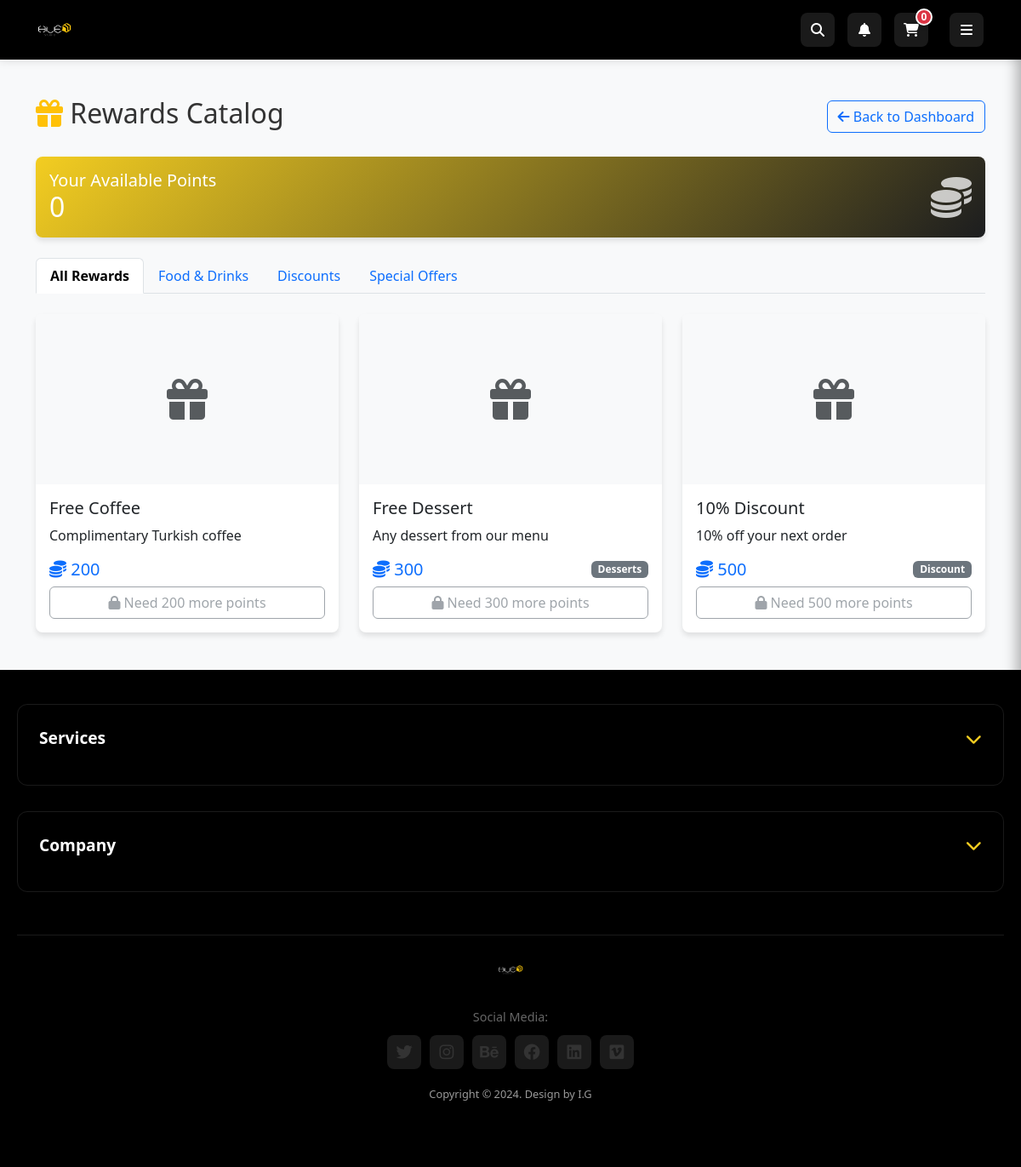
Before: /loyalty/rewards (signed in) with the older database file.
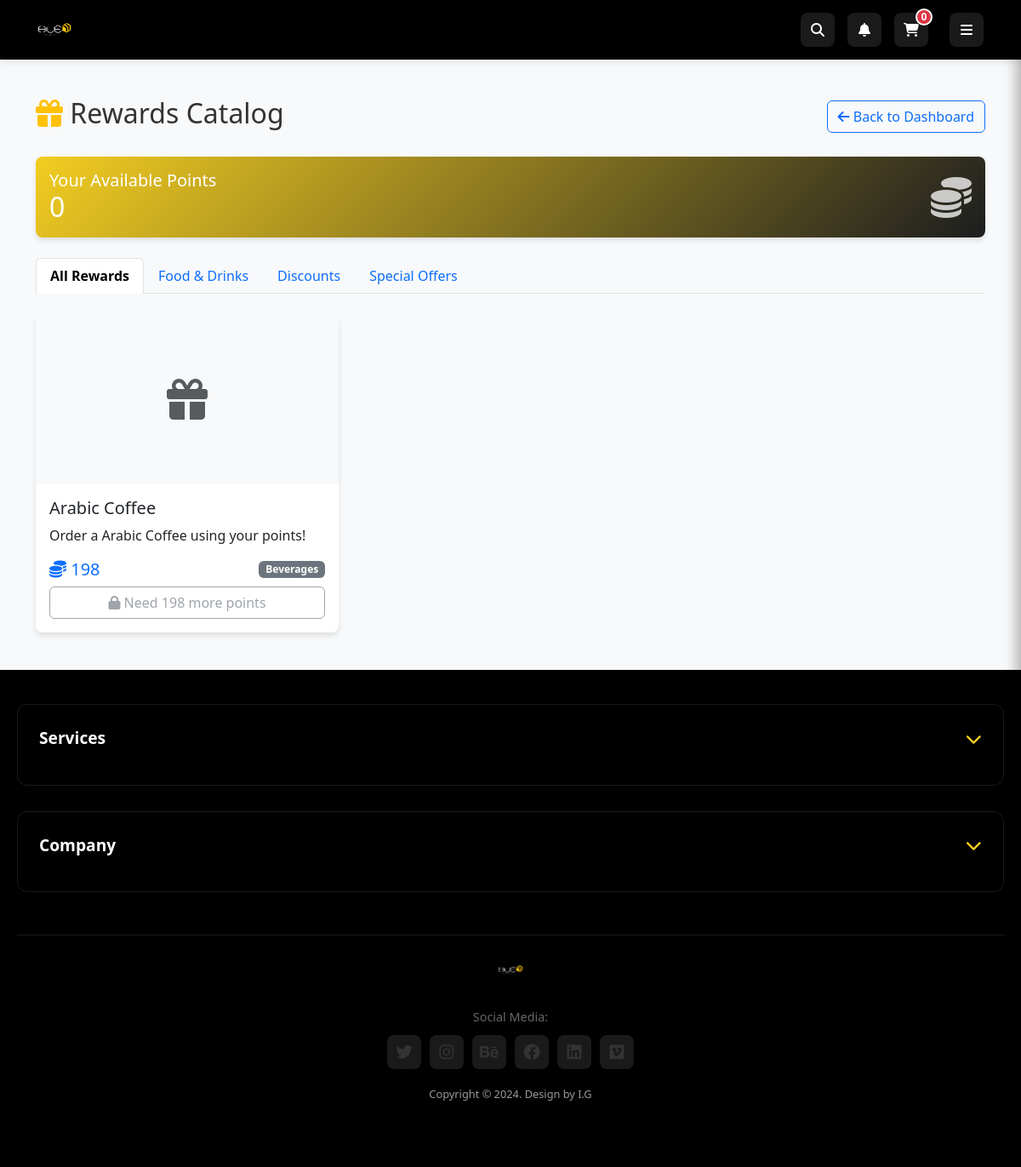
After: the same page with the newer database file.
### app/models.py (models this page shows, shortened)
class RewardItem(db.Model):
    __tablename__ = 'reward_items'
    reward_id = db.Column(db.Integer, primary_key=True)
    name = db.Column(db.String(100), nullable=False)
    description = db.Column(db.Text, nullable=True)
    points_required = db.Column(db.Integer, nullable=False)
    item_id = db.Column(db.Integer, db.ForeignKey('menu_items.item_id'), nullable=True)
    category = db.Column(db.String(50), nullable=True)
    status = db.Column(db.Enum('active', 'inactive', 'expired', name='reward_status'),
                      nullable=False, default='active')
    expiry_date = db.Column(db.DateTime, nullable=True)
    created_at = db.Column(db.DateTime, default=datetime.utcnow)
    redemptions = db.relationship('RewardRedemption', backref='reward', lazy='dynamic')

### app/modules/loyalty/routes.py (the view)
@bp.route('/rewards')
@login_required
def rewards_catalog():
    loyalty = CustomerLoyalty.query.filter_by(user_id=current_user.user_id).first()
    user_points = loyalty.total_points if loyalty else 0
    category = request.args.get('category', '')
    query = RewardItem.query.filter_by(status='active').filter(
        db.or_(
            RewardItem.expiry_date.is_(None),
            RewardItem.expiry_date > datetime.utcnow()
        )
    )
    if category:
        query = query.filter_by(category=category)
    rewards = query.order_by(RewardItem.points_required.asc()).all()
    categories = db.session.query(RewardItem.category).filter_by(
        status='active'
    ).distinct().all()
    categories = [cat[0] for cat in categories if cat[0]]
    return render_template('loyalty_rewards.html',
                         rewards=rewards,
                         categories=categories,
                         selected_category=category,
                         user_points=user_points)

### app/extensions.py (called while the page is built)
def init_extensions(app):
    db.init_app(app)
    login_manager.init_app(app)
    migrate.init_app(app, db)
    socketio.init_app(app, cors_allowed_origins="*")
    csrf.init_app(app)
    login_manager.login_view = 'auth.login'
    login_manager.login_message = 'Please log in to access this page.'
    login_manager.login_message_category = 'info'
    @login_manager.user_loader
    def load_user(user_id):
        from app.models import User
        return User.query.get(int(user_id))

### app/models.py (called while the page is built)
    def is_admin(self):
        return self.role == 'admin'

### app/modules/loyalty/templates/loyalty_rewards.html (shortened to what the changed rows need)
{% extends "shared/base.html" %}
{% block content %}
<div class="container mt-4">
    <div class="row">
        <div class="col-md-12">
            <div class="d-flex justify-content-between align-items-center mb-4">
                <h2><i class="fas fa-gift text-warning"></i> Rewards Catalog</h2>
            </div>
            <div class="card mb-4 bg-gradient-primary text-white">
                <div class="card-body">
                    <div class="row align-items-center">
                        <div class="col">
                            <h2 class="mb-0" id="current-points">{{ current_user.loyalty_account.points if current_user.loyalty_account else 0 }}</h2>
                        </div>
                    </div>
                </div>
            </div>
            <div class="tab-content" id="rewardTabContent">
                <div class="tab-pane fade show active" id="all" role="tabpanel">
                    <div class="row" id="all-rewards">
                        {% for reward in rewards %}
                        <div class="col-md-6 col-lg-4 mb-4 reward-card" data-category="{{ reward.category or 'other' }}">
                            <div class="card h-100 {% if current_user.loyalty_account and current_user.loyalty_account.points >= reward.points_required %}border-success{% else %}border-secondary{% endif %}">
                                {% if reward.image_url %}
                                <img src="{{ reward.image_url }}" class="card-img-top" alt="{{ reward.name }}" style="height: 200px; object-fit: cover;">
                                {% else %}
                                <div class="card-img-top bg-light d-flex align-items-center justify-content-center" style="height: 200px;">
                                    <i class="fas fa-gift fa-3x text-muted"></i>
                                </div>
                                {% endif %}
                                <div class="card-body d-flex flex-column">
                                    <h5 class="card-title">{{ reward.name }}</h5>
                                    <p class="card-text flex-grow-1">{{ reward.description }}</p>
                                    <div class="mt-auto">
                                        <div class="d-flex justify-content-between align-items-center mb-2">
                                            <span class="h5 mb-0 text-primary">
                                                <i class="fas fa-coins"></i> {{ reward.points_required }}
                                            </span>
                                            {% if reward.category %}
                                            <span class="badge bg-secondary">{{ reward.category.title() }}</span>
                                            {% endif %}
                                        </div>
                                        {% if current_user.loyalty_account and current_user.loyalty_account.points >= reward.points_required %}
                                        <button class="btn btn-success w-100 redeem-btn"
                                                data-reward-id="{{ reward.id }}"
                                                data-points="{{ reward.points_required }}"
                                                data-name="{{ reward.name }}">
                                            <i class="fas fa-check"></i> Redeem Now
                                        </button>
                                        {% else %}
                                        <button class="btn btn-outline-secondary w-100" disabled>
                                            <i class="fas fa-lock"></i>
                                            Need {{ reward.points_required - (current_user.loyalty_account.points if current_user.loyalty_account else 0) }} more points
                                        </button>
                                        {% endif %}
                                    </div>
                                </div>
                            </div>
                        </div>
                        {% endfor %}
                    </div>
                </div>
            </div>
        </div>
    </div>
</div>
{% endblock %}

Changed rows visible on the page:
removed RewardItem: name "Free Dessert", description "Any dessert from our menu", points_required "300", category "Desserts"
removed RewardItem: name "10% Discount", description "10% off your next order", points_required "500", category "Discount"
changed RewardItem: name "Free Coffee" → "Arabic Coffee"; description "Complimentary Turkish coffee" → "Order a Arabic Coffee using your points!"; points_required "200" → "198"; category (not shown) → "Beverages"
